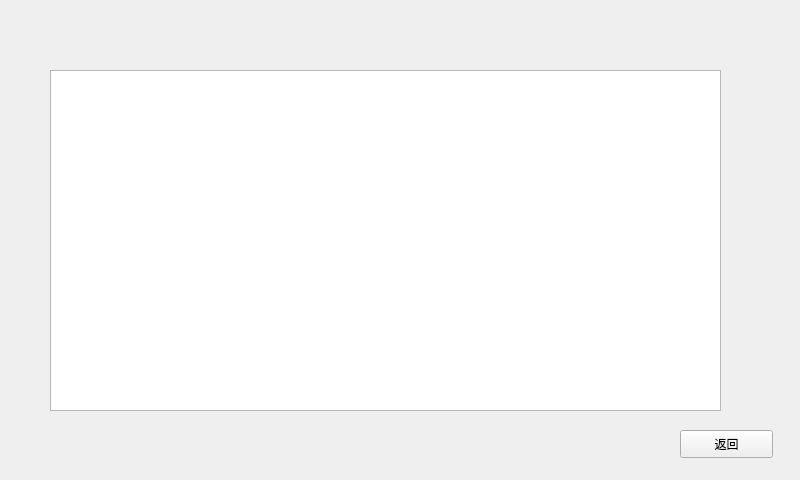
<?xml version="1.0" encoding="UTF-8"?>
<ui version="4.0">
 <class>news</class>
 <widget class="QMainWindow" name="news">
  <property name="geometry">
   <rect>
    <x>0</x>
    <y>0</y>
    <width>800</width>
    <height>480</height>
   </rect>
  </property>
  <property name="windowTitle">
   <string>今天头条</string>
  </property>
  <widget class="QWidget" name="centralwidget">
   <widget class="QListView" name="listView">
    <property name="geometry">
     <rect>
      <x>50</x>
      <y>70</y>
      <width>671</width>
      <height>341</height>
     </rect>
    </property>
   </widget>
   <widget class="QPushButton" name="back_Btn">
    <property name="geometry">
     <rect>
      <x>680</x>
      <y>430</y>
      <width>93</width>
      <height>28</height>
     </rect>
    </property>
    <property name="text">
     <string>返回</string>
    </property>
   </widget>
  </widget>
 </widget>
 <resources/>
 <connections/>
</ui>
